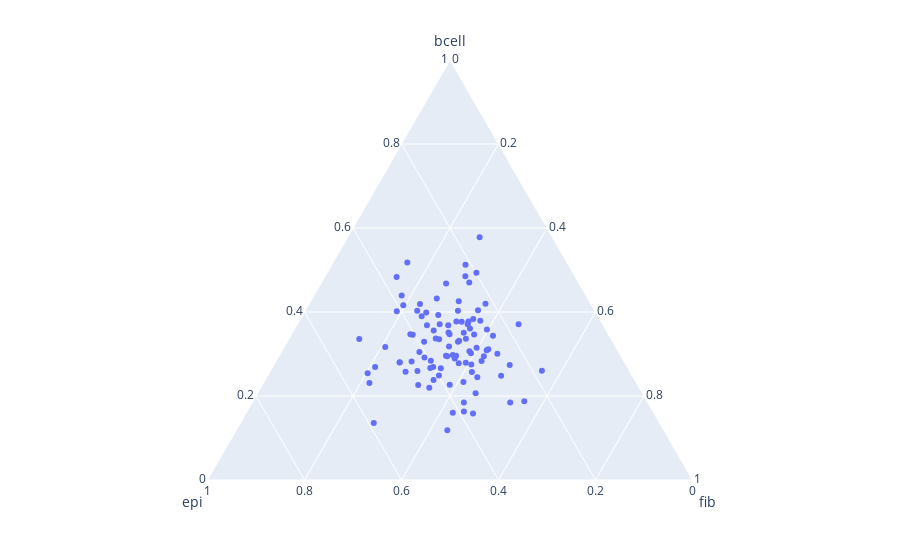

Here is the notebook cell this chart was saved with:
### Code cell
px.scatter_ternary(scenarios_y[1], a="bcell", b="epi", c="fib").show()
